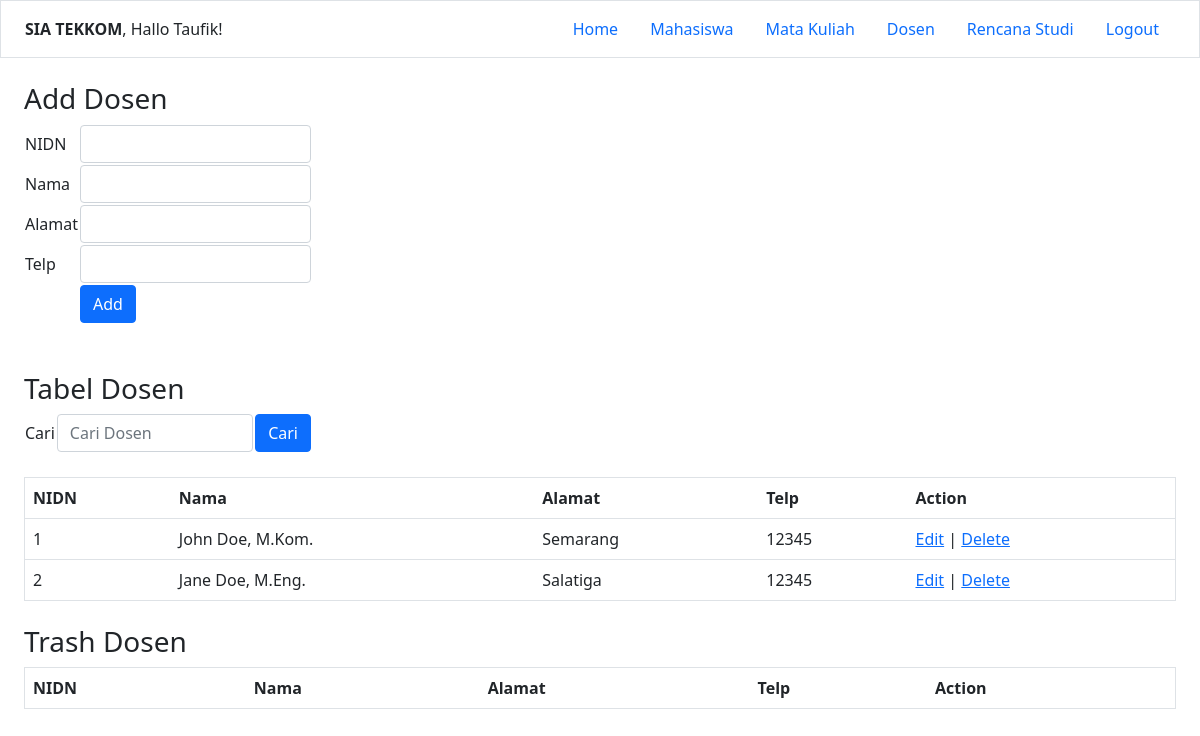
Page /dosen/index.php (signed in) on the committed database.
### tables this page shows
CREATE TABLE `dosen` (
  `nidn` int(11) NOT NULL,
  `nama` varchar(255) NOT NULL,
  `alamat` text NOT NULL,
  `telp` varchar(20) NOT NULL,
  `is_delete` int(11) NOT NULL DEFAULT 0
);

### dosen/index.php (the view, shortened to what this page needs)
<?php
	include_once("../config.php");
	if(isset($_GET['cari'])) {
		try {
			$q = $_GET['q'];
			include_once("../config.php");
			$dosen = mysqli_query($mysqli, "SELECT * FROM dosen WHERE is_delete=0 AND nama LIKE '%$q%'");
		} catch (Exception $e) {
			echo $e->getMessage();
			die();
		}
	} else {
		$dosen = mysqli_query($mysqli, "SELECT * FROM dosen WHERE is_delete=0");
	}
?>
<!DOCTYPE html>
<html lang="en">
<head>
<link href="https://cdn.jsdelivr.net/npm/bootstrap@5.1.3/dist/css/bootstrap.min.css" rel="stylesheet">
</head>
<body>
	<?php include('../navbar.php') ?>
	<main class="px-4 py-4">
	<div>
			<form action="" method="post" name="form">
				<h3>Add Dosen</h3>
				<table width="25%" border="0">
					<tr>
						<td>NIDN</td>
						<td><input class="form-control" type="num" name="nidn" required></td>
					</tr>
					<tr>
						<td>Nama</td>
						<td><input class="form-control" type="text" name="nama" required></td>
					</tr>
					<tr>
						<td>Alamat</td>
						<td><input class="form-control" type="text" name="alamat" required></td>
					</tr>
					<tr>
						<td>Telp</td>
						<td><input class="form-control" type="text" name="telp" required></td>
					</tr>
					<tr>
						<td></td>
						<td><input class="btn btn-primary" type="submit" name="submit" value="Add"></td>
					</tr>
				</table>
			</form>
		</div>
		<section class="mt-5">
			<h3>Tabel Dosen</h3>
			<form action="" method="get" name="form">
				<table width="25%" border="0">
					<tr>
						<td>Cari</td>
						<td><input class="form-control" type="text" name="q" placeholder="Cari Dosen"></td>
						<td><button class="btn btn-primary" type="submit" name="cari">Cari</button></td>
					</tr>
				</table>
			</form>
			<br/>
			<table class="table" width='80%' border=1>
			<tr>
				<th>NIDN</th>
				<th>Nama</th>
				<th>Alamat</th>
				<th>Telp</th>
				<th>Action</th>
			</tr>
			<?php
				while($item = mysqli_fetch_array($dosen)) {
					echo "<tr>";
					echo "<td>".$item['nidn']."</td>";
					echo "<td>".$item['nama']."</td>";
					echo "<td>".$item['alamat']."</td>";
					echo "<td>".$item['telp']."</td>";
					echo "<td><a href='/dosen/editDosen.php?nidn=$item[nidn]'>Edit</a> | <a href='/dosen/deleteDosen.php?nidn=$item[nidn]'>Delete</a></td>";
					echo "</tr>";
				}
			?>
			</table>
		</section>
		<section class="mt-4">
			<h3>Trash Dosen</h3>
			<table class="table" width='80%' border=1>
			<tr>
				<th>NIDN</th>
				<th>Nama</th>
				<th>Alamat</th>
				<th>Telp</th>
				<th>Action</th>
			</tr>
			</table>
		</section>
	</main>
</html>

### rows in the picture
dosen: nidn "1", nama "John Doe, M.Kom.", alamat "Semarang", telp "12345"
dosen: nidn "2", nama "Jane Doe, M.Eng.", alamat "Salatiga", telp "12345"

### other values in the picture
$_SESSION["nama"] "Taufik"
